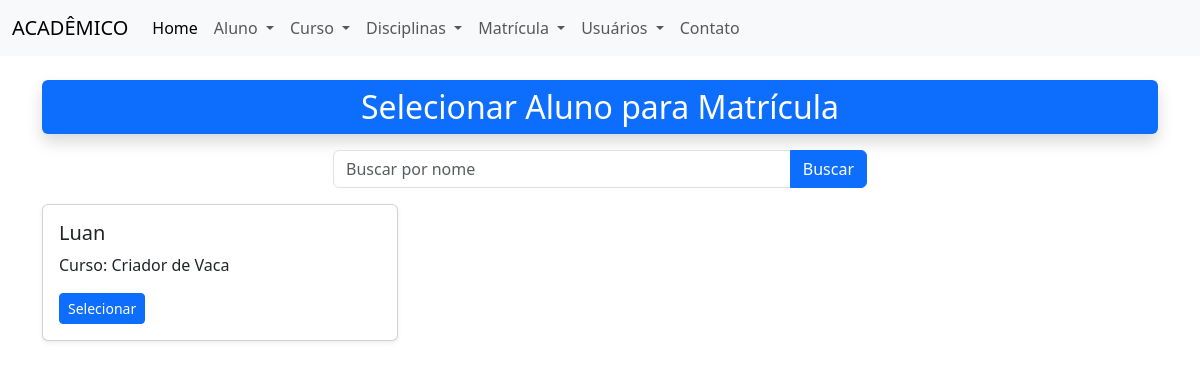
Page /disciplinas/listar_alunos__para_matricula/ on the earlier database version.
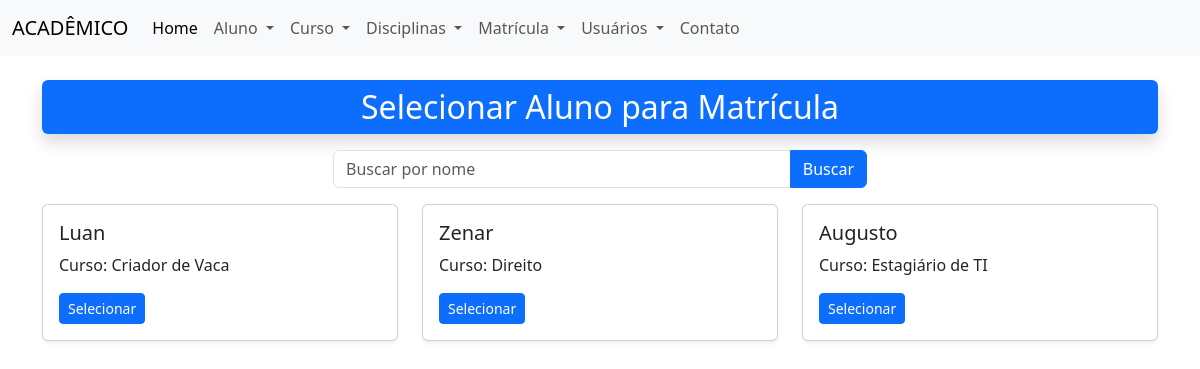
Same page on the later database version.
### academico/models.py (models this page shows, shortened)
class Aluno(models.Model):
    nome = models.CharField(max_length=100)
    data_nascimento = models.DateField()
    cpf = models.CharField(max_length=14, unique=True)
    genero = models.CharField(max_length=2, choices=GENERO_CHOICES)
    estado_civil = models.CharField(
        max_length=30, choices=ESTADO_CIVIL_CHOICES)
    escolaridade = models.CharField(
        max_length=50, choices=ESCOLARIDADE_CHOICES)
    curso = models.ForeignKey(Curso, on_delete=models.RESTRICT)
    ativo = models.BooleanField(default=True)

class Curso(models.Model):
    nome = models.CharField(max_length=100)

### disciplinas/views.py (the view)
# urls.py: path('listar_alunos__para_matricula/', views.listar_alunos_para_matricula,
def listar_alunos_para_matricula(request):
    busca = request.GET.get('busca', '')
    if busca:
        alunos = Aluno.objects.filter(nome__icontains=busca, ativo=True)
    else:
        alunos = Aluno.objects.filter(ativo=True)
    dados = {
        'alunos': alunos,
        'busca': busca
    }
    return render(request, 'disciplinas/lista_alunos_matricula.html', dados)

### disciplinas/templates/disciplinas/lista_alunos_matricula.html
{% extends 'academico/base.html' %}
{% block content %}
<div class="container mt-4">
    <h2 class="bg-primary text-white rounded shadow py-2 text-center">Selecionar Aluno para Matrícula</h2>
    {% include 'academico/partials/_busca.html' %}
    <div class="row">
        {% for aluno in alunos %}
        <div class="col-md-4">
            <div class="card mb-3 shadow-sm">
                <div class="card-body">
                    <h5 class="card-title">{{ aluno.nome }}</h5>
                    <p class="card-text">Curso: {{ aluno.curso.nome }}</p>
                    <a href="{% url 'matricular_aluno' aluno.id %}" class="btn btn-primary btn-sm">Selecionar</a>
                </div>
            </div>
        </div>
        {% empty %}
        <p>Nenhum aluno encontrado.</p>
        {% endfor %}
    </div>
</div>
{% endblock %}

Differences in the rows shown:
added Aluno: nome "Zenar", curso.nome "Direito"
added Aluno: nome "Augusto", curso.nome "Estagiário de TI"
